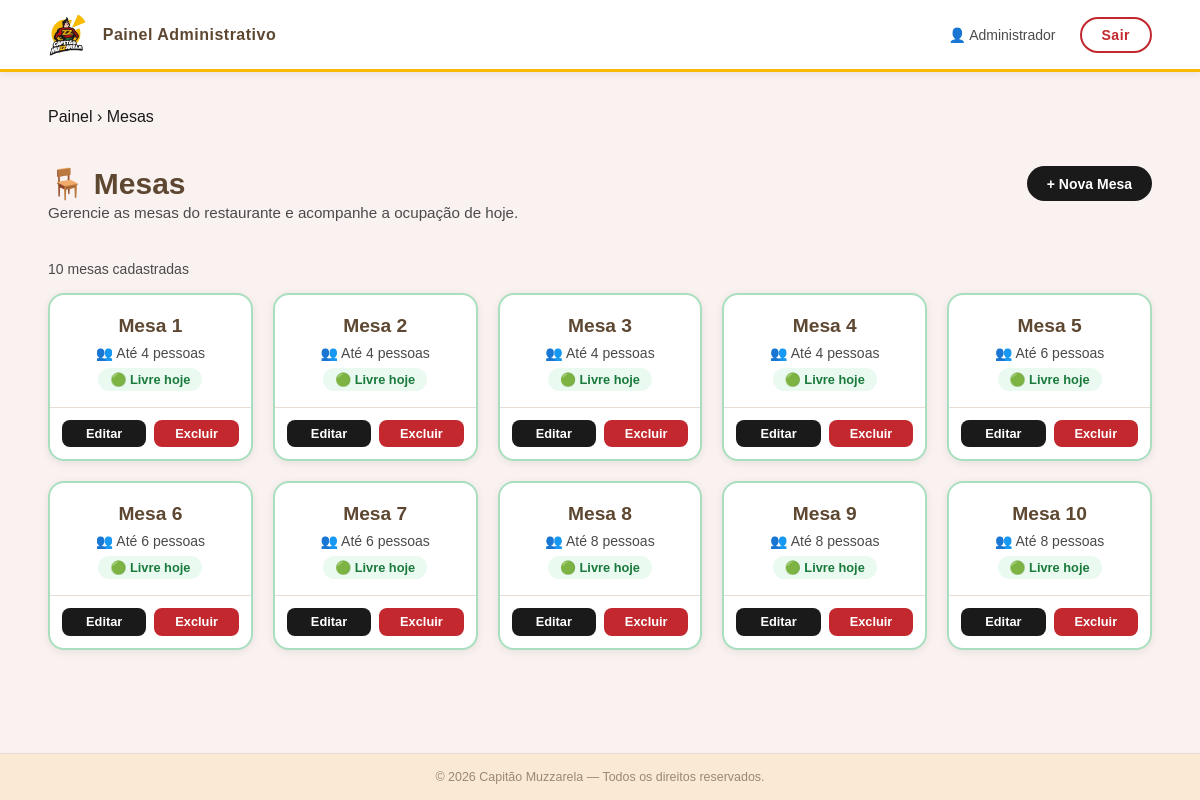
The app's page /public/api/?action=admin-mesas (signed in) with its own data.
### tables this page shows
CREATE TABLE `mesas` (
  `id` tinyint unsigned NOT NULL AUTO_INCREMENT,
  `numero` tinyint unsigned NOT NULL,
  `capacidade` tinyint NOT NULL,
  PRIMARY KEY (`id`),
  UNIQUE KEY `id_UNIQUE` (`id`),
  UNIQUE KEY `numero_UNIQUE` (`numero`)
);

### app/controllers/AdminController.php (called while the page is built, shortened)
<?php
class AdminController
{
    private MesaAdminModel    $mesaAdminModel;
    private string               $raiz;
    public function __construct()
    {
        $this->mesaAdminModel       = new MesaAdminModel();
        $this->raiz                 = dirname(__DIR__, 2);
    }
    public function exibirMesas(): void
    {
        $mesas   = $this->mesaAdminModel->listar();
        require_once $this->raiz . '/app/views/admin/mesas.php';
        exit;
    }
}

### config/Database.php (called while the page is built, shortened)
<?php
class Database
{
    private static ?Database $instance = null;
    private PDO $pdo;
    private function __construct()
    {
        $dsn = sprintf(
            'mysql:host=%s;dbname=%s;charset=%s',
            self::HOST,
            self::DBNAME,
            self::CHARSET
        );
        $options = [
            PDO::ATTR_ERRMODE            => PDO::ERRMODE_EXCEPTION,
            PDO::ATTR_DEFAULT_FETCH_MODE => PDO::FETCH_ASSOC,
            PDO::ATTR_EMULATE_PREPARES   => false,
        ];
        try {
            $this->pdo = new PDO($dsn, self::USER, self::PASS, $options);
        } catch (PDOException $e) {
            error_log('[Database] Falha na conexão: ' . $e->getMessage());
            throw new RuntimeException('Não foi possível conectar ao banco de dados.');
        }
    }
    public static function getInstance(): self
    {
        if (self::$instance === null) {
            self::$instance = new self();
        }
        return self::$instance;
    }
    public function getConnection(): PDO
    {
        return $this->pdo;
    }
}

### app/models/MesaAdminModel.php (called while the page is built, shortened)
<?php
class MesaAdminModel
{
    private PDO $pdo;
    public function __construct()
    {
        $this->pdo = Database::getInstance()->getConnection();
    }
    public function listar(): array
    {
        $stmt = $this->pdo->prepare("
            SELECT
                m.id,
                m.numero,
                m.capacidade,
                COUNT(r.id) AS reservas_hoje
            FROM mesas m
            LEFT JOIN reservas r
                ON  r.mesas_id     = m.id
                AND r.data_reserva = CURDATE()
                AND r.status       = 'ativa'
            GROUP BY m.id
            ORDER BY m.numero ASC
        ");
        $stmt->execute();
        return $stmt->fetchAll();
    }
}

### app/views/admin/mesas.php (the view, shortened to what this page needs)
<!DOCTYPE html>
<html lang="pt-BR">
<head>
    <link rel="stylesheet" href="<?= BASE_URL ?>/public/css/dashboardAdmin.css">
    <link rel="stylesheet" href="<?= BASE_URL ?>/public/css/adminMesas.css">
</head>
<body>
    <header class="admin-header">
        <div class="admin-header__marca">
            <img src="<?= BASE_URL ?>/public/images/capitaoLogo-Header.webp" alt="Logo Capitão Muzzarela" class="admin-header__logo">
            <span class="admin-header__titulo">Painel Administrativo</span>
        </div>
        <nav class="admin-header__nav" aria-label="Navegação do administrador">
            <span class="admin-header__usuario">
                👤 <?= htmlspecialchars($_SESSION['admin_nome'] ?? 'Administrador', ENT_QUOTES, 'UTF-8') ?>
            </span>
            <a href="/CapitaoMuzzarela/public/api/?action=admin-logout" class="admin-header__logout">Sair</a>
        </nav>
    </header>
    <main class="admin-main">
        <nav class="admin-breadcrumb" aria-label="Breadcrumb">
            <a href="/CapitaoMuzzarela/public/api/?action=admin-dashboard">Painel</a>
            <span aria-hidden="true">›</span>
            <span aria-current="page">Mesas</span>
        </nav>
        <section class="admin-page-header">
            <div>
                <h1>🪑 Mesas</h1>
                <p>Gerencie as mesas do restaurante e acompanhe a ocupação de hoje.</p>
            </div>
            <button class="btn-primario" onclick="abrirModal()">+ Nova Mesa</button>
        </section>
        <section class="mesas-secao" aria-labelledby="tituloMesas">
            <?php if (empty($mesas)): ?>
                <div class="vazio">Nenhuma mesa cadastrada.</div>
            <?php else: ?>
                <p class="mesas-total">
                    <?= count($mesas) ?> mesa<?= count($mesas) !== 1 ? 's' : '' ?> cadastrada<?= count($mesas) !== 1 ? 's' : '' ?>
                </p>
                <div class="mesas-grid">
                    <?php foreach ($mesas as $m): ?>
                        <article class="mesa-card <?= $m['reservas_hoje'] > 0 ? 'mesa-card--ocupada' : 'mesa-card--livre' ?>">
                            <div class="mesa-card__numero">
                                Mesa <?= (int) $m['numero'] ?>
                            </div>
                            <div class="mesa-card__info">
                                <span class="mesa-card__capacidade">
                                    👥 Até <?= (int) $m['capacidade'] ?> pessoa<?= $m['capacidade'] > 1 ? 's' : '' ?>
                                </span>
                                <span class="mesa-card__status <?= $m['reservas_hoje'] > 0 ? 'status--ocupada' : 'status--livre' ?>">
                                    <?= $m['reservas_hoje'] > 0
                                        ? '🔴 ' . (int) $m['reservas_hoje'] . ' reserva' . ($m['reservas_hoje'] > 1 ? 's' : '') . ' hoje'
                                        : '🟢 Livre hoje'
                                    ?>
                                </span>
                            </div>
                            <footer class="mesa-card__acoes">
                                <button
                                    class="btn-acao btn-acao--editar"
                                    onclick="abrirModal(<?= (int) $m['id'] ?>, <?= (int) $m['numero'] ?>, <?= (int) $m['capacidade'] ?>)"
                                    aria-label="Editar mesa <?= (int) $m['numero'] ?>"
                                >Editar</button>
                                <?php if ($m['reservas_hoje'] == 0): ?>
                                    <a
                                        href="/CapitaoMuzzarela/public/api/?action=admin-mesa-excluir&id=<?= (int) $m['id'] ?>"
                                        class="btn-acao btn-acao--excluir"
                                        onclick="return confirm('Excluir a mesa <?= (int) $m['numero'] ?>?')"
                                        aria-label="Excluir mesa <?= (int) $m['numero'] ?>"
                                    >Excluir</a>
                                <?php endif; ?>
                            </footer>
                        </article>
                    <?php endforeach; ?>
                </div>
            <?php endif; ?>
        </section>
    </main>
    <footer class="admin-footer">
        <p>&copy; <?= date('Y') ?> Capitão Muzzarela — Todos os direitos reservados.</p>
    </footer>
</body>
</html>

### public/css/dashboardAdmin.css (style rules this page uses)
:root { --cm-vermelho: #c2282d; --cm-vermelho-h: #a01f23; --cm-amarelo: #faba01; --cm-amarelo-h: #f5b200; --cm-escuro: #1a1a1a; --cm-marrom: #5d4731; --cm-marrom-cl: #fae9d4; --cm-fundo: #faf2f0; --cm-borda: #e8ddd5; --cm-cinza: #4a4a4a; --cm-branco: #ffffff; --radius-sm: 8px; --radius-md: 16px; --radius-lg: 28px; --sombra-sm: 0 2px 8px rgba(0, 0, 0, 0.08); --sombra-md: 0 8px 24px rgba(0, 0, 0, 0.12); --trans: 0.3s ease; }
*, *::before, *::after { margin: 0; padding: 0; box-sizing: border-box; }
body { font-family: "Poppins", sans-serif; background-color: var(--cm-fundo); color: var(--cm-escuro); min-height: 100vh; display: flex; flex-direction: column; }
a { text-decoration: none; color: inherit; }
.admin-header { width: 100%; background-color: var(--cm-branco); border-bottom: 3px solid var(--cm-amarelo); padding: 0 4vw; height: 72px; display: flex; align-items: center; justify-content: space-between; box-shadow: var(--sombra-sm); position: sticky; top: 0; z-index: 100; }
.admin-header__marca { display: flex; align-items: center; gap: 1rem; }
.admin-header__logo { height: 44px; width: auto; }
.admin-header__titulo { font-size: 1rem; font-weight: 700; color: var(--cm-marrom); letter-spacing: 0.5px; }
.admin-header__nav { display: flex; align-items: center; gap: 1.5rem; }
.admin-header__usuario { font-size: 0.875rem; font-weight: 500; color: var(--cm-cinza); }
.admin-header__logout { padding: 0.5rem 1.25rem; background-color: transparent; border: 2px solid var(--cm-vermelho); border-radius: var(--radius-lg); color: var(--cm-vermelho); font-size: 0.875rem; font-weight: 700; letter-spacing: 0.5px; transition: all var(--trans); }
.admin-main { flex: 1; padding: 3vw 4vw; display: flex; flex-direction: column; gap: 2.5rem; }
.admin-footer { background-color: var(--cm-marrom-cl); border-top: 1px solid var(--cm-borda); padding: 1rem 4vw; text-align: center; font-size: 0.78rem; color: rgba(93, 71, 49, 0.6); }

### public/css/adminMesas.css (style rules this page uses)
.admin-page-header { display: flex; align-items: flex-start; justify-content: space-between; flex-wrap: wrap; gap: 1rem; }
.admin-page-header h1 { font-size: clamp(1.4rem, 2.5vw, 2rem); font-weight: 800; color: var(--cm-marrom); }
.admin-page-header p { font-size: 0.95rem; color: var(--cm-cinza); margin-top: 0.2rem; }
.btn-primario { padding: 0.6rem 1.25rem; background-color: var(--cm-escuro); color: var(--cm-branco); border: none; border-radius: var(--radius-lg); font-size: 0.875rem; font-weight: 700; font-family: "Poppins", sans-serif; cursor: pointer; transition: all var(--trans); white-space: nowrap; }
.mesas-total { font-size: 0.875rem; color: var(--cm-cinza); }
.mesas-secao { display: flex; flex-direction: column; gap: 1rem; }
.mesas-grid { display: grid; grid-template-columns: repeat(auto-fill, minmax(200px, 1fr)); gap: 1.25rem; }
.mesa-card { background-color: var(--cm-branco); border: 2px solid var(--cm-borda); border-radius: var(--radius-md); overflow: hidden; box-shadow: var(--sombra-sm); display: flex; flex-direction: column; transition: box-shadow var(--trans), transform var(--trans); }
.mesa-card--livre { border-color: #a9dfbf; }
.mesa-card__numero { padding: 1.25rem 1rem 0.5rem; font-size: 1.2rem; font-weight: 800; color: var(--cm-marrom); text-align: center; }
.mesa-card__info { padding: 0 1rem 1rem; display: flex; flex-direction: column; align-items: center; gap: 0.4rem; flex: 1; }
.mesa-card__capacidade { font-size: 0.875rem; color: var(--cm-cinza); }
.mesa-card__status { font-size: 0.8rem; font-weight: 600; padding: 0.25rem 0.75rem; border-radius: 20px; }
.status--livre { background-color: #eafaf1; color: #1a7a3c; }
.mesa-card__acoes { padding: 0.75rem; border-top: 1px solid var(--cm-borda); display: flex; gap: 0.5rem; }
.btn-acao { flex: 1; padding: 0.4rem 0.5rem; border-radius: var(--radius-sm); font-size: 0.8rem; font-weight: 700; font-family: "Poppins", sans-serif; cursor: pointer; text-decoration: none; display: inline-block; text-align: center; transition: all var(--trans); border: none; }
.btn-acao--editar { background-color: var(--cm-escuro); color: var(--cm-branco); }
.btn-acao--excluir { background-color: var(--cm-vermelho); color: var(--cm-branco); }

### records on screen
mesas: numero "1", capacidade "4", shows "s"
mesas: numero "2", capacidade "4", shows "s"
mesas: numero "3", capacidade "4", shows "s"
mesas: numero "4", capacidade "4", shows "s"
mesas: numero "5", capacidade "6", shows "s"
mesas: numero "6", capacidade "6", shows "s"
mesas: numero "7", capacidade "6", shows "s"
mesas: numero "8", capacidade "8", shows "s"
mesas: numero "9", capacidade "8", shows "s"
mesas: numero "10", capacidade "8", shows "s"

### other values on screen
$_SESSION['admin_nome'] "Administrador"
count($mesas) "10"
